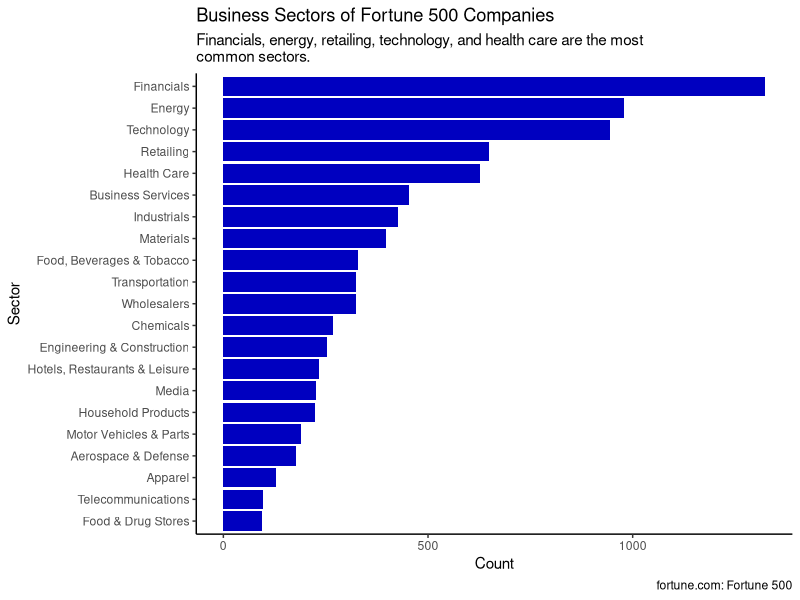
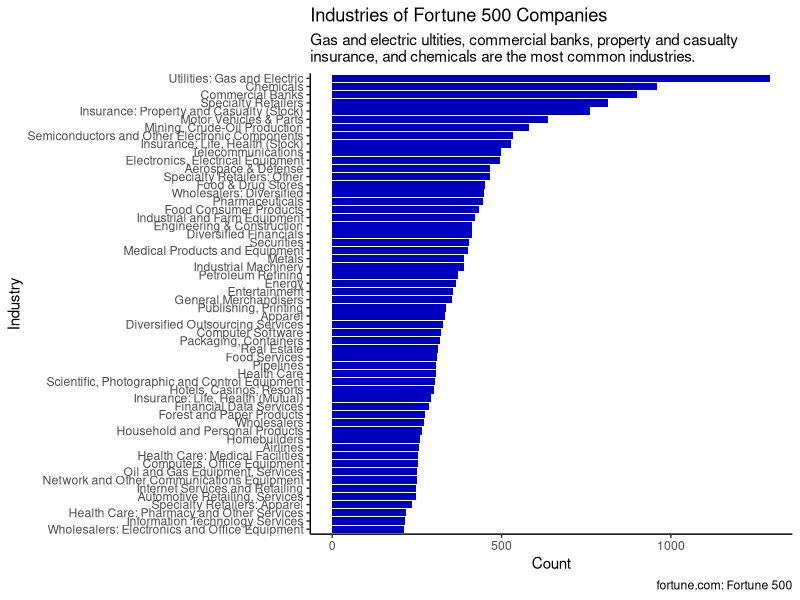

Here is the R script that generated these plots, in order:
## ---- chunk 1
#| message: false
#| warning: false
library(tidyverse)
library(readr)
library(forcats)
## ---- chunk 2
fortune <- read_csv('data/Cleaned Data.csv', show_col_types = FALSE) |>
  select(rank, name, sector, industry)
## ---- chunk 3
business_sect <- unique(fortune) |>
  select(sector) |>
  drop_na() |>
  count(sector) |>
  mutate(sector = fct_reorder(sector, n, .desc = FALSE))
## ---- chunk 4
business_ind <- unique(fortune) |>
  select(industry) |>
  drop_na() |>
  count(industry) |>
  filter(n > 210) |>
  mutate(industry = fct_reorder(industry, n, .desc = FALSE))
## ---- chunk 5
business_sect |>
  ggplot(aes(x = sector, y = n)) +
  geom_bar(stat = 'identity', fill = '#0000c0') +
  theme(axis.text.y = element_text(angle = 0)) +
  labs(title = "Business Sectors of Fortune 500 Companies",
       subtitle = "Financials, energy, retailing, technology, and health care are the most\ncommon sectors.",
       x = 'Sector',
       y = 'Count',
       caption = 'fortune.com: Fortune 500') +
  coord_flip() +
  theme_classic()
## ---- chunk 6
business_ind |>
  ggplot(aes(x = industry, y = n)) +
  geom_bar(stat = 'identity', fill = '#0000c0') +
  theme(axis.text.y = element_text(angle = 0)) +
  labs(title = "Industries of Fortune 500 Companies",
       subtitle = "Gas and electric ultities, commercial banks, property and casualty\ninsurance, and chemicals are the most common industries.",
       x = 'Industry',
       y = 'Count',
       caption = 'fortune.com: Fortune 500') +
  coord_flip() +
  theme_classic()
